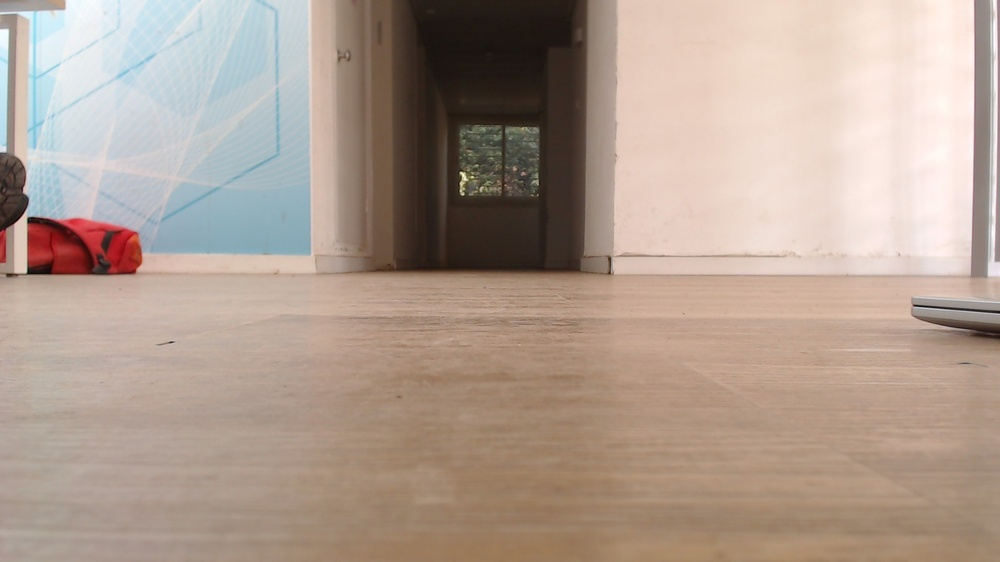
#> input picture exampleImages/10 no.jpg, 1000 x 562 px, shrunk from 1920 x 1080 before the run
$ python -i color_rec.py   (imports and definitions only)
#> lines starting #> are read from the running program, lines starting #| are printed output that depends on the picture; after the words box and inside, x2 and y2 are one past the last pixel; in counts of white or black regions, pixels touching at a corner belong together
import cv2
import numpy as np

class RedDetector:
    def __init__(self):
        # HSV ranges for red detection
        self.lower_red1 = np.array([0, 70, 70])
        self.upper_red1 = np.array([20, 255, 255])
        self.lower_red2 = np.array([160, 70, 70])
        self.upper_red2 = np.array([179, 255, 255])
        self.kernel = np.ones((3, 3), np.uint8)

    def find_red_areas(self, image_path, show=False, save_path=None):
        img = cv2.imread(image_path)
        if img is None:
            raise ValueError("Image could not be loaded.")
        hsv = cv2.cvtColor(img, cv2.COLOR_BGR2HSV)
        mask1 = cv2.inRange(hsv, self.lower_red1, self.upper_red1)
        mask2 = cv2.inRange(hsv, self.lower_red2, self.upper_red2)
        red_mask = cv2.bitwise_or(mask1, mask2)
        red_mask = cv2.morphologyEx(red_mask, cv2.MORPH_OPEN, self.kernel)
        red_mask = cv2.morphologyEx(red_mask, cv2.MORPH_DILATE, self.kernel)
        if show:
            cv2.imshow("Red Areas", red_mask)
            cv2.waitKey(0)
            cv2.destroyAllWindows()
        if save_path:
            cv2.imwrite(save_path, red_mask)
        return red_mask

    def find_red_dots(self, image_path, show=False, save_path=None, max_dots=2):
#> called with image_path = '../exampleImages/10 no.jpg', show = False, max_dots = 2
        img = cv2.imread(image_path)
#> img is the input picture: shape (562, 1000, 3); mean B, G, R 144.8, 157.2, 175.3
        if img is None:
            raise ValueError("Image could not be loaded.")
        hsv = cv2.cvtColor(img, cv2.COLOR_BGR2HSV)
#> hsv: shape (562, 1000, 3); mean H, S, V 24.5, 57.8, 178.1
        mask1 = cv2.inRange(hsv, self.lower_red1, self.upper_red1)
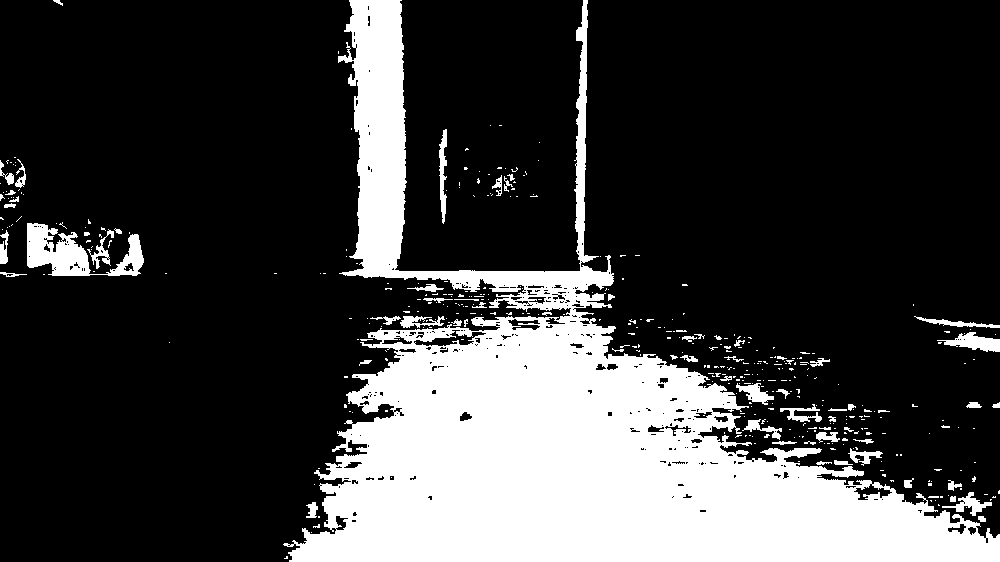
#> mask1: shape (562, 1000); 24.1% white; 419 white regions (351 under 20 px), largest, box (x1, y1, x2, y2) and area: (283, 0, 1000, 562) 124450, (27, 223, 144, 276) 2931, (937, 332, 1000, 352) 646
        mask2 = cv2.inRange(hsv, self.lower_red2, self.upper_red2)
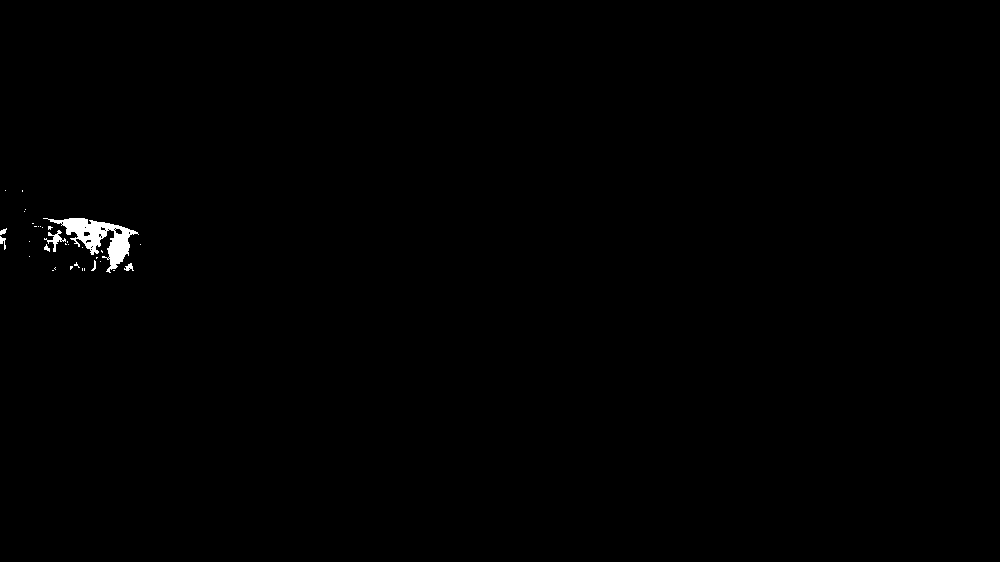
#> mask2: shape (562, 1000); 0.37% white; 34 white regions (27 under 20 px), largest, box (x1, y1, x2, y2) and area: (43, 218, 139, 273) 1700, (44, 230, 66, 252) 141, (124, 263, 134, 271) 44
        red_mask = cv2.bitwise_or(mask1, mask2)
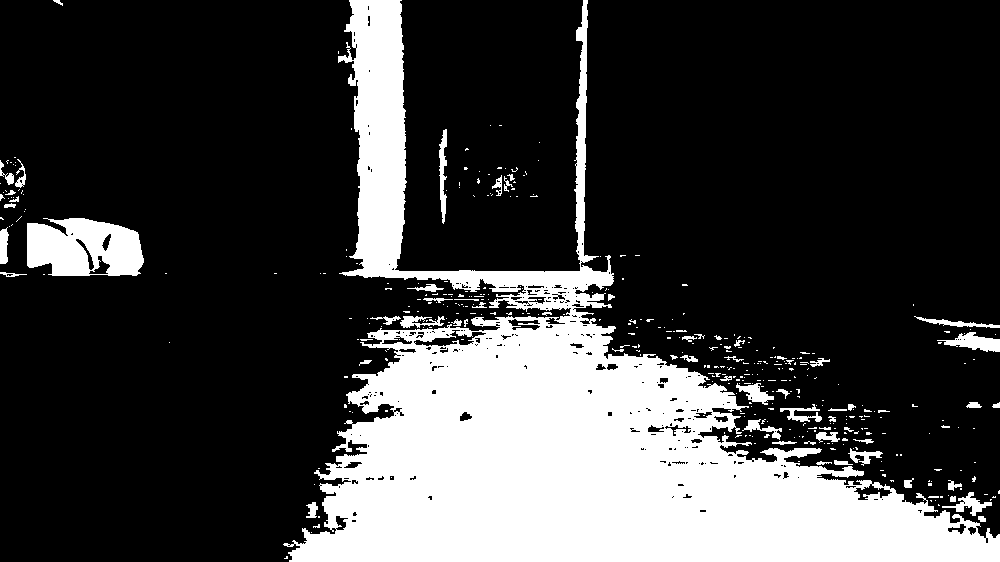
#> red_mask: shape (562, 1000); 24.4% white; 404 white regions (339 under 20 px), largest, box (x1, y1, x2, y2) and area: (283, 0, 1000, 562) 124450, (27, 218, 144, 276) 5331, (937, 332, 1000, 352) 646
        red_mask = cv2.morphologyEx(red_mask, cv2.MORPH_OPEN, self.kernel)
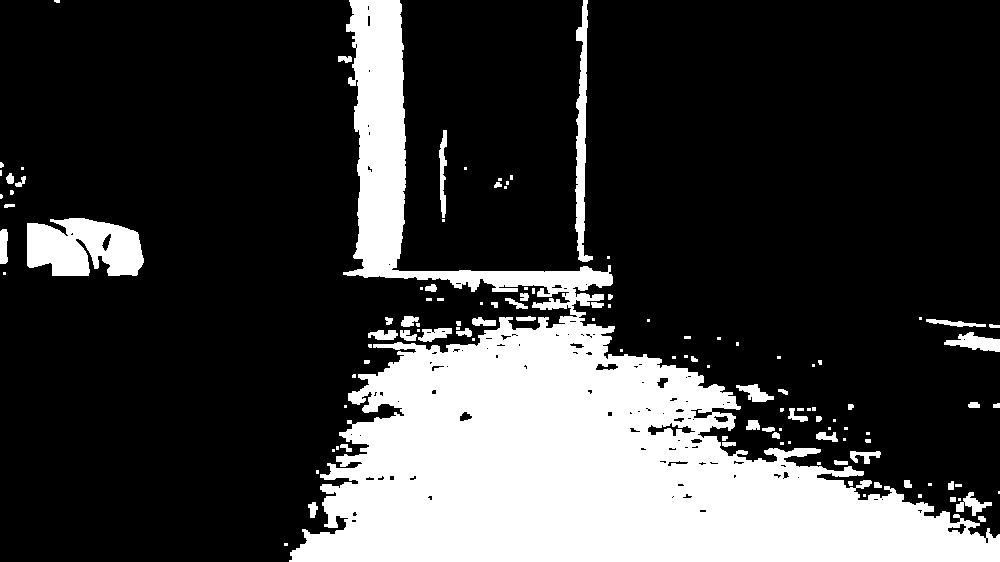
#> red_mask: shape (562, 1000); 23.6% white; 119 white regions (60 under 20 px), largest, box (x1, y1, x2, y2) and area: (289, 0, 1000, 562) 118775, (27, 218, 144, 276) 5280, (575, 0, 593, 262) 2083
        red_mask = cv2.morphologyEx(red_mask, cv2.MORPH_DILATE, self.kernel)
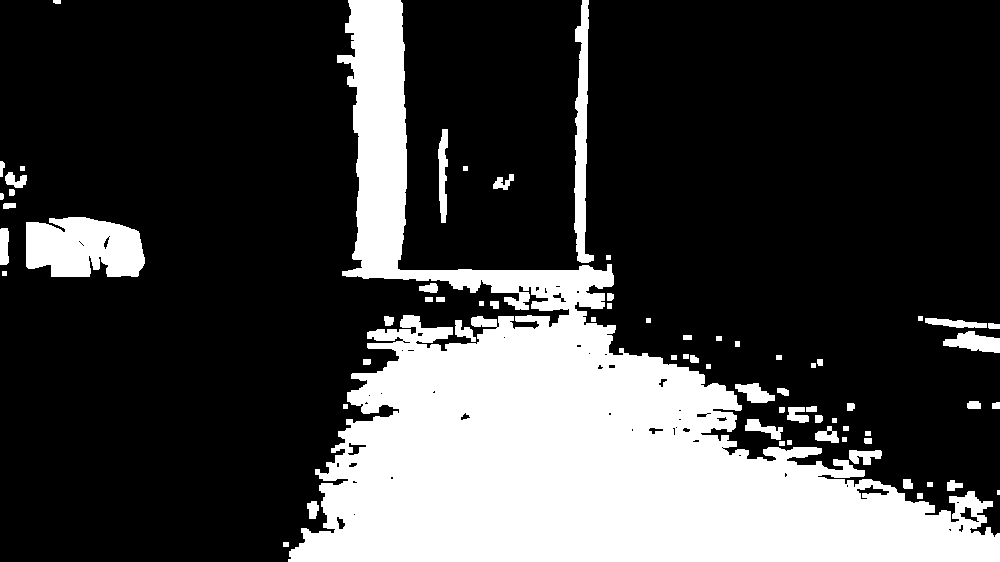
#> red_mask: shape (562, 1000); 25.5% white; 69 white regions (1 under 20 px)
        contours, _ = cv2.findContours(red_mask, cv2.RETR_EXTERNAL, cv2.CHAIN_APPROX_SIMPLE)
#> contours = 69 contours, 17 with area under 20; largest, box (x1, y1, x2, y2) and area: (288, 0, 1000, 562) 126472, (26, 217, 145, 277) 5714, (574, 0, 594, 263) 2439, (943, 331, 1000, 353) 704, (438, 129, 448, 223) 554
        contours = sorted(contours, key=cv2.contourArea, reverse=True)[:max_dots]
#> contours = 2 contours; box (x1, y1, x2, y2) and area: (288, 0, 1000, 562) 126472, (26, 217, 145, 277) 5714
        centers = []
        for cnt in contours:
            M = cv2.moments(cnt)
            if M["m00"] != 0:
                cx = int(M["m10"] / M["m00"])
                cy = int(M["m01"] / M["m00"])
                centers.append((cx, cy))
                cv2.circle(img, (cx, cy), 10, (0, 255, 0), 2)
#> this loop made 2 passes
#> (cx, cy) on passes 1 to 2: (565, 422), (83, 247)
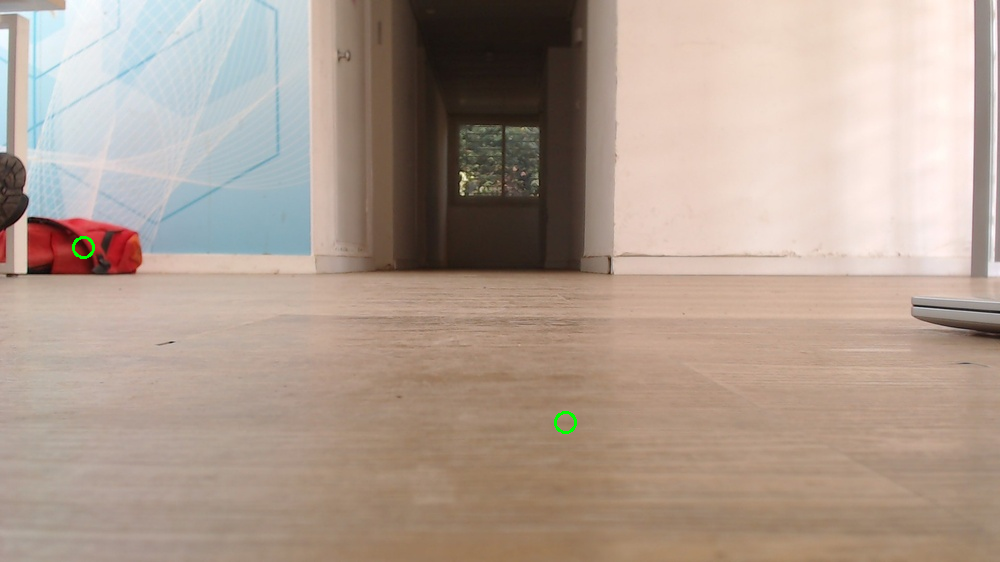
#> img: shape (562, 1000, 3); 0.07% of pixels changed, all inside (x1, y1, x2, y2) = (72, 236, 577, 434)
#> after the loop, centers = [(565, 422), (83, 247)]
        if show:
            cv2.imshow("Red Dots", img)
            cv2.waitKey(0)
            cv2.destroyAllWindows()
        if save_path:
            cv2.imwrite(save_path, img)
        return centers

# [5 lines of commented-out code are left out]

>>> result = RedDetector().find_red_dots('../exampleImages/10 no.jpg')
#> result = [(565, 422), (83, 247)]

$ run again, on exampleImages/12 no.jpg
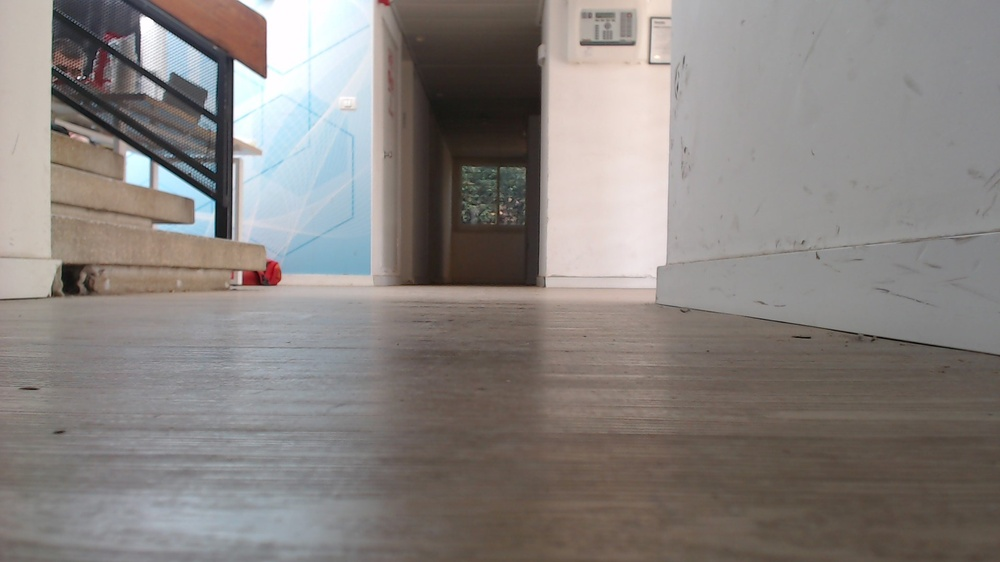
#> input picture exampleImages/12 no.jpg, 1000 x 562 px, shrunk from 1920 x 1080 before the run
#> in find_red_dots, img is the input picture: shape (562, 1000, 3); mean B, G, R 127.4, 130.6, 136.3
#> hsv: shape (562, 1000, 3); mean H, S, V 43.4, 32.3, 139.6
#> in find_red_dots, `mask1 = cv2.inRange(hsv, self.lower_red1, self.upper_red1)`:
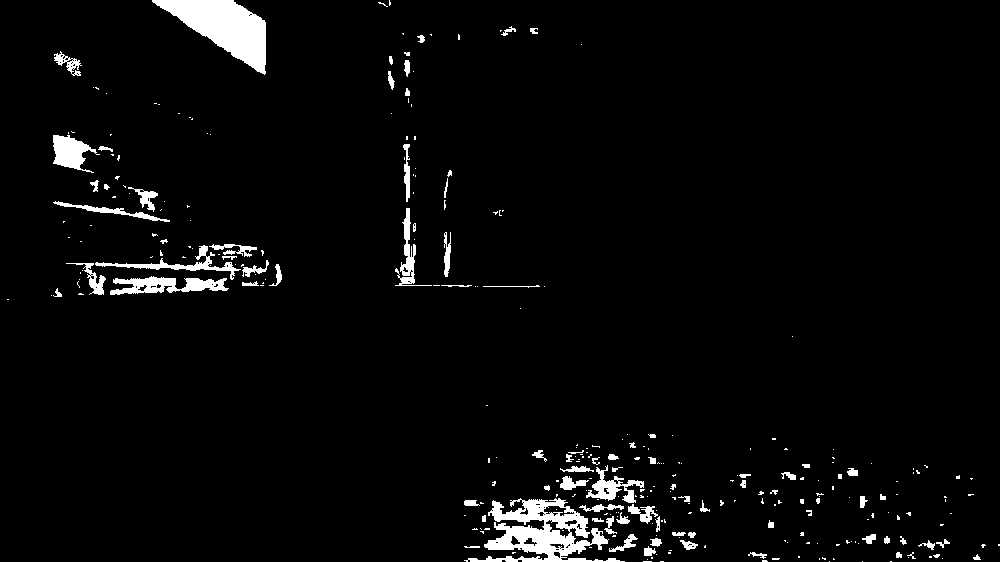
#> mask1: shape (562, 1000); 3.5% white; 304 white regions (219 under 20 px), largest, box (x1, y1, x2, y2) and area: (464, 498, 625, 562) 4287, (152, 0, 266, 75) 4094, (110, 276, 229, 295) 1242
#> mask2: shape (562, 1000); 0.18% white; 19 white regions (14 under 20 px), largest, box (x1, y1, x2, y2) and area: (83, 49, 111, 92) 417, (258, 260, 278, 285) 285, (242, 272, 257, 284) 124, (104, 31, 123, 42) 108, (378, 0, 389, 6) 42
#> in find_red_dots, `contours, _ = cv2.findContours(red_mask, cv2.RETR_EXTERNAL, cv2.CHAIN_..`: contours = 100 contours, 5 with area under 20; largest, box (x1, y1, x2, y2) and area: (483, 498, 609, 562) 5178, (151, 0, 267, 75) 4258, (52, 134, 97, 171) 1006, (114, 245, 237, 280) 936, (109, 276, 178, 296) 935
#> in find_red_dots, `contours = sorted(contours, key=cv2.contourArea, reverse=True)[:max_do..`: contours = 2 contours; box (x1, y1, x2, y2) and area: (483, 498, 609, 562) 5178, (151, 0, 267, 75) 4258
#> the loop in find_red_dots, `for cnt in contours:` made 2 passes
#> (cx, cy) on passes 1 to 2: (543, 531), (224, 27)
#> after the loop in find_red_dots, `for cnt in contours:`:
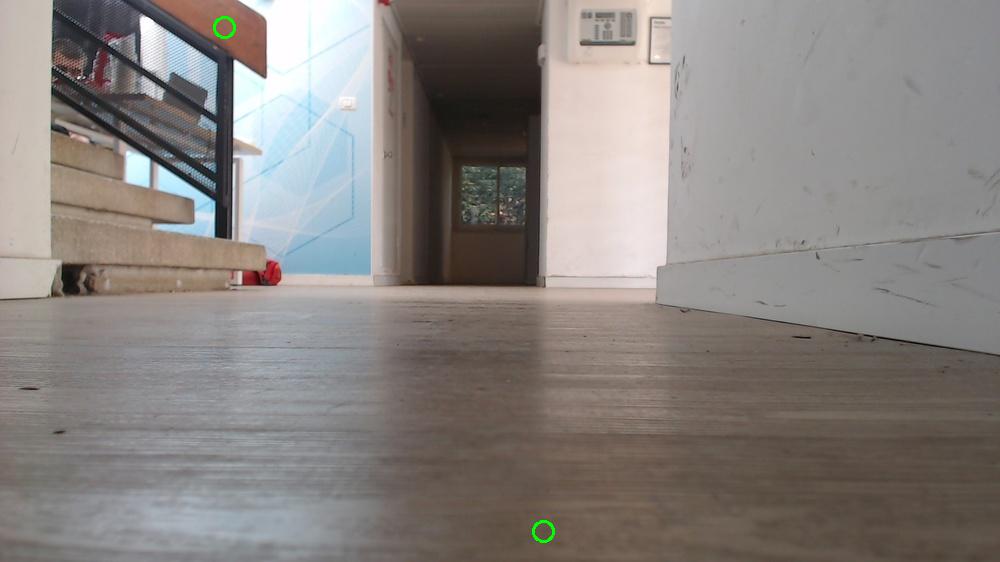
#> img: shape (562, 1000, 3); 0.07% of pixels changed, all inside (x1, y1, x2, y2) = (213, 16, 555, 543)
#> after the loop in find_red_dots, `for cnt in contours:`: centers = [(543, 531), (224, 27)]

$ run again, on exampleImages/14 no.jpg
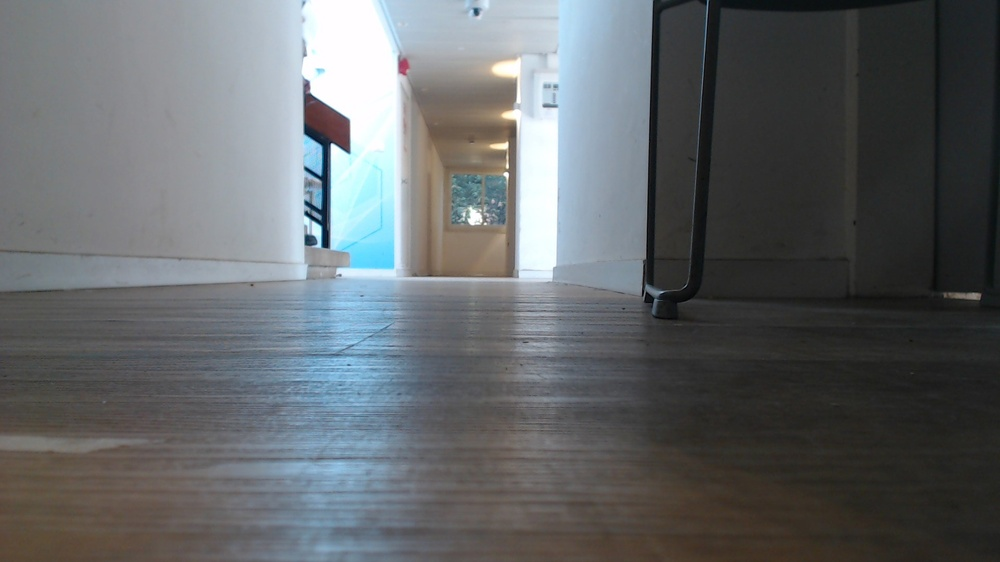
#> input picture exampleImages/14 no.jpg, 1000 x 562 px, shrunk from 1920 x 1080 before the run
#> in find_red_dots, img is the input picture: shape (562, 1000, 3); mean B, G, R 104.9, 102.5, 98.8
#> hsv: shape (562, 1000, 3); mean H, S, V 69.5, 31.3, 109
#> in find_red_dots, `mask1 = cv2.inRange(hsv, self.lower_red1, self.upper_red1)`:
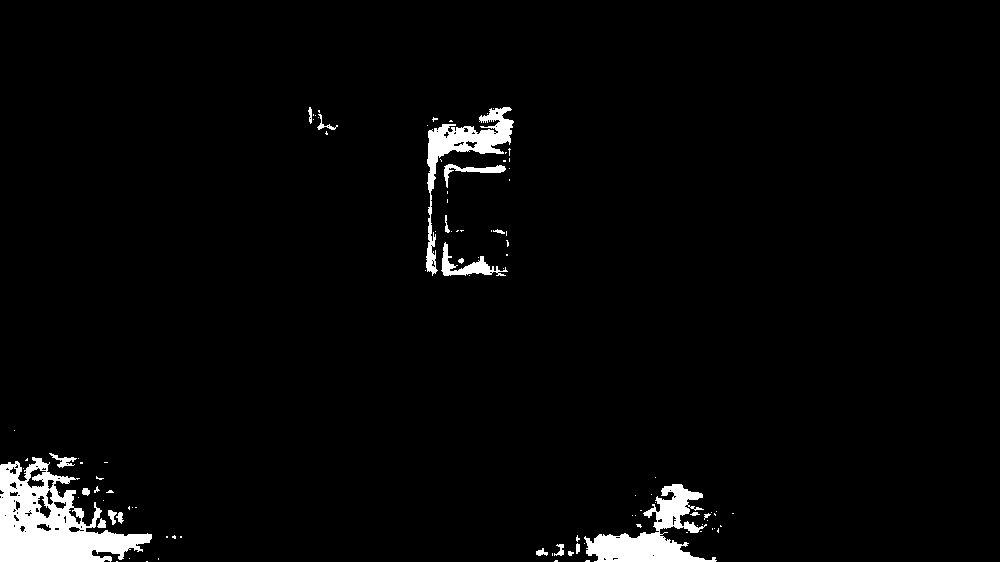
#> mask1: shape (562, 1000); 3% white; 101 white regions (80 under 20 px), largest, box (x1, y1, x2, y2) and area: (0, 457, 152, 562) 7894, (584, 484, 717, 562) 4000, (426, 107, 514, 276) 2903
#> mask2: shape (562, 1000); 0.18% white; 5 white regions (3 under 20 px), largest, box (x1, y1, x2, y2) and area: (306, 103, 349, 147) 879, (399, 59, 410, 75) 124
#> in find_red_dots, `contours, _ = cv2.findContours(red_mask, cv2.RETR_EXTERNAL, cv2.CHAIN_..`: contours = 27 contours, 3 with area under 20; largest, box (x1, y1, x2, y2) and area: (0, 456, 153, 562) 8958, (585, 483, 717, 562) 4323, (426, 106, 514, 192) 2774, (305, 103, 350, 147) 1124, (441, 243, 491, 277) 704
#> in find_red_dots, `contours = sorted(contours, key=cv2.contourArea, reverse=True)[:max_do..`: contours = 2 contours; box (x1, y1, x2, y2) and area: (0, 456, 153, 562) 8958, (585, 483, 717, 562) 4323
#> the loop in find_red_dots, `for cnt in contours:` made 2 passes
#> (cx, cy) on passes 1 to 2: (52, 521), (652, 532)
#> after the loop in find_red_dots, `for cnt in contours:`:
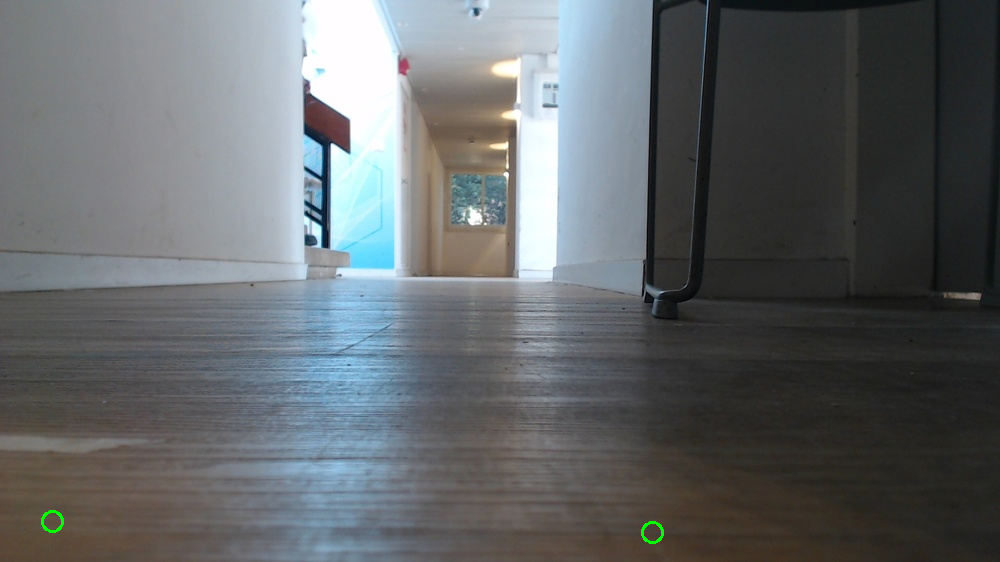
#> img: shape (562, 1000, 3); 0.07% of pixels changed, all inside (x1, y1, x2, y2) = (41, 510, 664, 544)
#> after the loop in find_red_dots, `for cnt in contours:`: centers = [(52, 521), (652, 532)]
